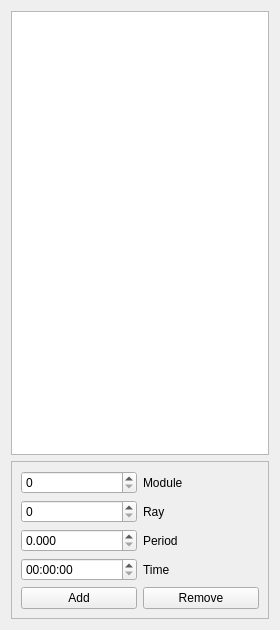
<?xml version="1.0" encoding="UTF-8"?>
<ui version="4.0">
 <class>KnownPulsarsGUI</class>
 <widget class="QWidget" name="KnownPulsarsGUI">
  <property name="geometry">
   <rect>
    <x>0</x>
    <y>0</y>
    <width>280</width>
    <height>630</height>
   </rect>
  </property>
  <property name="windowTitle">
   <string>Known pulsars</string>
  </property>
  <layout class="QVBoxLayout" name="verticalLayout">
   <item>
    <widget class="QTableWidget" name="tableWidget">
     <property name="sizePolicy">
      <sizepolicy hsizetype="Minimum" vsizetype="Expanding">
       <horstretch>0</horstretch>
       <verstretch>0</verstretch>
      </sizepolicy>
     </property>
     <property name="horizontalScrollBarPolicy">
      <enum>Qt::ScrollBarAlwaysOff</enum>
     </property>
    </widget>
   </item>
   <item>
    <widget class="QFrame" name="frame">
     <property name="frameShape">
      <enum>QFrame::StyledPanel</enum>
     </property>
     <property name="frameShadow">
      <enum>QFrame::Raised</enum>
     </property>
     <layout class="QGridLayout" name="gridLayout">
      <item row="2" column="1">
       <widget class="QDoubleSpinBox" name="period">
        <property name="decimals">
         <number>3</number>
        </property>
       </widget>
      </item>
      <item row="1" column="1">
       <widget class="QSpinBox" name="ray"/>
      </item>
      <item row="0" column="1">
       <widget class="QSpinBox" name="module"/>
      </item>
      <item row="1" column="2">
       <widget class="QLabel" name="label_2">
        <property name="text">
         <string>Ray</string>
        </property>
       </widget>
      </item>
      <item row="0" column="2">
       <widget class="QLabel" name="label">
        <property name="text">
         <string>Module</string>
        </property>
       </widget>
      </item>
      <item row="2" column="2">
       <widget class="QLabel" name="label_3">
        <property name="text">
         <string>Period</string>
        </property>
       </widget>
      </item>
      <item row="3" column="1">
       <widget class="QTimeEdit" name="timeEdit">
        <property name="displayFormat">
         <string>HH:mm:ss</string>
        </property>
       </widget>
      </item>
      <item row="3" column="2">
       <widget class="QLabel" name="label_4">
        <property name="text">
         <string>Time</string>
        </property>
       </widget>
      </item>
      <item row="4" column="2">
       <widget class="QPushButton" name="remove">
        <property name="text">
         <string>Remove</string>
        </property>
       </widget>
      </item>
      <item row="4" column="1">
       <widget class="QPushButton" name="add">
        <property name="text">
         <string>Add</string>
        </property>
       </widget>
      </item>
     </layout>
    </widget>
   </item>
  </layout>
 </widget>
 <resources/>
 <connections/>
</ui>
